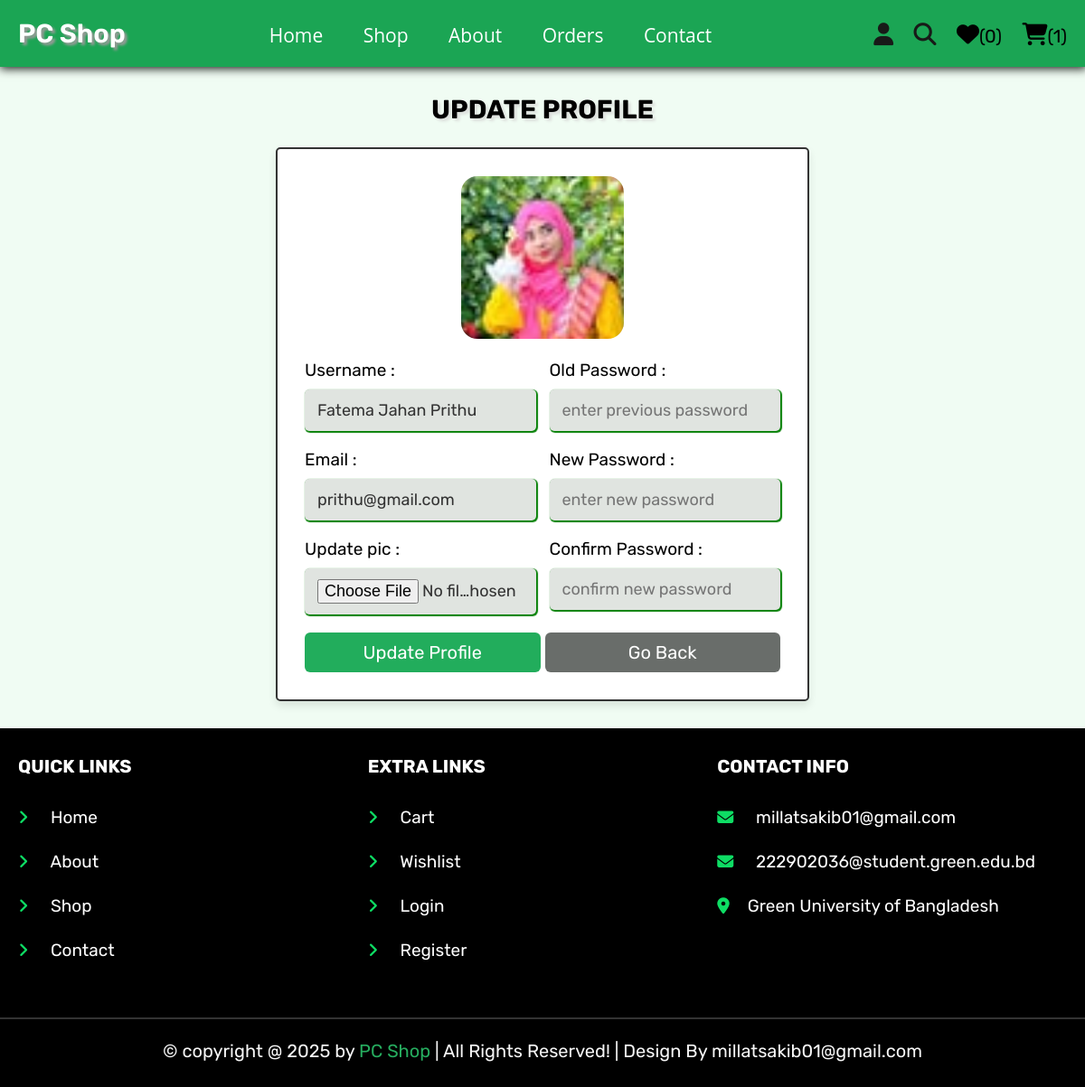
Screenshot of /user_profile_update.php (signed in) with the database file from the repository.
### tables this page shows
CREATE TABLE
  `users` (
    `id` int (100) NOT NULL,
    `name` varchar(100) NOT NULL,
    `email` varchar(100) NOT NULL,
    `password` varchar(100) NOT NULL,
    `user_type` varchar(20) NOT NULL DEFAULT 'user',
    `image` varchar(100) NOT NULL
  );

### user_profile_update.php (the view, shortened to what this page needs)
<?php
@include 'config.php';
?>
<!DOCTYPE html>
<html lang="en">
<head>
   <link rel="stylesheet" href="https://cdnjs.cloudflare.com/ajax/libs/font-awesome/6.1.1/css/all.min.css">
   <link rel="stylesheet" href="css/components.css">
</head>
<body>
   <?php include 'header.php'; ?>
   <section class="update-profile">
      <h1 class="title">update profile</h1>
      <form action="" method="POST" enctype="multipart/form-data">
         <img src="uploaded_img/<?= $fetch_profile['image']; ?>" alt="">
         <div class="flex">
            <div class="inputBox">
               <span>Username :</span>
               <input type="text" name="name" value="<?= $fetch_profile['name']; ?>" placeholder="update username" required class="box">
               <span>Email :</span>
               <input type="email" name="email" value="<?= $fetch_profile['email']; ?>" placeholder="update email" required class="box">
               <span>Update pic :</span>
               <input type="file" name="image" accept="image/jpg, image/jpeg, image/png" class="box">
            </div>
            <div class="inputBox">
               <span>Old Password :</span>
               <input type="password" name="update_pass" placeholder="enter previous password" class="box">
               <span>New Password :</span>
               <input type="password" name="new_pass" placeholder="enter new password" class="box">
               <span>Confirm Password :</span>
               <input type="password" name="confirm_pass" placeholder="confirm new password" class="box">
            </div>
         </div>
         <div class="flex-btn">
            <input type="submit" class="btn" value="update profile" name="update_profile">
            <a href="/" class="option-btn">go back</a>
         </div>
      </form>
   </section>
   <?php include 'footer.php'; ?>
</body>
</html>

### css/components.css (style rules this page uses)
:root { --green: rgb(38, 173, 95); --orange: #f39c12; --red: #e74c3c; --black: #333; --light-color: #666; --white: #fff; --light-bg: #f6f6f6; --border: 0.2rem solid var(--black); --box-shadow: 0 0.5rem 1rem rgba(0, 0, 0, 0.1); --text-decoration: none; }
* { font-family: "Rubik", sans-serif; margin: 0; padding: 0; box-sizing: border-box; outline: none; border: none; text-decoration: none; }
body { background-color: rgb(240, 252, 243); }
html { font-size: 62.5%; overflow-x: hidden; scroll-behavior: smooth; scroll-padding-top: 6.5rem; }
section { padding: 3rem 2rem; max-width: 1200px; margin: 0 auto; }
.btn, .delete-btn, .option-btn { display: block; margin-top: 1rem; border-radius: 0.6rem; color: var(--white); font-size: 2rem; padding: 10px; text-transform: capitalize; cursor: pointer; text-align: center; }
.btn { background-color: #22ad5c; }
.option-btn { background-color: rgb(105, 109, 106); color: rgb(255, 255, 255); }
.flex-btn { display: flex; flex-wrap: wrap; gap: 0.5rem; }
.flex-btn > * { flex: 1; }
.title { text-align: center; margin-bottom: 2.5rem; text-transform: uppercase; color:rgb(0, 0, 0); font-size: 2.9rem; text-shadow: 3px 3px 3px #dde0dd; }
.update-profile form { max-width: 59rem; margin: 0 auto; background-color:#ffffff; box-shadow: var(--box-shadow); border: var(--border); border-radius: 0.5rem; padding: 3rem; text-align: center; }
.update-profile form .flex { display: flex; gap: 1.5rem; justify-content: space-between; }
.update-profile form img { height: 18rem; width: 18rem; margin-bottom: 1rem; border-radius: 10%; object-fit: cover; }
.update-profile form .inputBox { text-align: left; width: 50%; }
.update-profile form .inputBox span { display: block; padding-top: 1rem; font-size:1.9rem; color: #000000; }
.update-profile form .inputBox .box { width: 100%; padding: 1.2rem 1.4rem; font-size: 1.8rem; color: var(--black); border-radius: 0.5rem; box-shadow: 1px 1px 1px 1px rgb(7, 129, 7); margin: 1rem 0; background-color:#e0e4e0; }

### rows the page displays
users: image (picture), name "Fatema Jahan Prithu", email "prithu@gmail.com"

### other values shown
$count_wishlist_items->rowCount() "0"
$count_cart_items->rowCount() "1"
